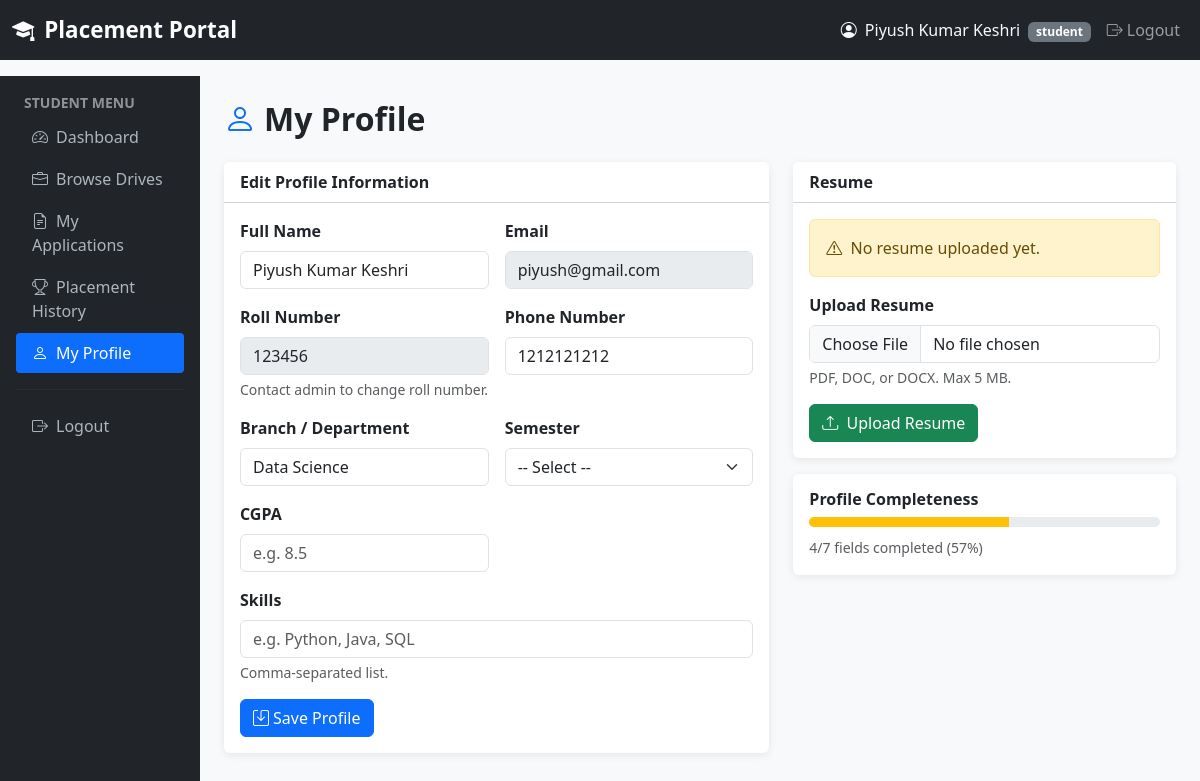
The app's page /student/profile (signed in) with its own data.
### tables this page shows
CREATE TABLE user (
            id         INTEGER PRIMARY KEY AUTOINCREMENT,
            name       TEXT    NOT NULL,
            email      TEXT    NOT NULL UNIQUE,
            password   TEXT    NOT NULL,
            role       TEXT    NOT NULL CHECK(role IN ('admin','company','student')),
            is_active  INTEGER NOT NULL DEFAULT 1,
            created_at TEXT    DEFAULT (datetime('now'))
        );

CREATE TABLE student_profile (
            id             INTEGER PRIMARY KEY AUTOINCREMENT,
            user_id        INTEGER NOT NULL REFERENCES user(id),
            roll_number    TEXT    UNIQUE,
            branch         TEXT,
            semester       TEXT,
            cgpa           REAL,
            phone          TEXT,
            resume_file    TEXT,
            skills         TEXT,
            is_blacklisted INTEGER NOT NULL DEFAULT 0
        );

### app.py (the view, shortened to what this page needs)
@app.route("/student/profile", methods=["GET", "POST"])
@student_required
def student_profile():
    db = get_db()
    sp = db.execute("SELECT * FROM student_profile WHERE user_id=?",
                    (session["user_id"],)).fetchone()
    u  = db.execute("SELECT * FROM user WHERE id=?", (session["user_id"],)).fetchone()
    sp = db.execute("SELECT * FROM student_profile WHERE user_id=?",
                    (session["user_id"],)).fetchone()
    fields    = [sp["roll_number"], sp["branch"], sp["cgpa"],
                 sp["phone"], sp["skills"], sp["resume_file"]]
    pct_filled = sum(1 for f in fields if f) + 1
    pct_value  = str((pct_filled * 100) // 7) + "%"
    return render_template("student/profile.html",
        profile=sp, user=u, pct_filled=pct_filled, pct_value=pct_value)

### app.py (called while the page is built)
def get_db():
    if "db" not in g:
        g.db = sqlite3.connect(app.config["DATABASE"],
                               detect_types=sqlite3.PARSE_DECLTYPES)
        g.db.row_factory = sqlite3.Row
    return g.db

def student_required(f):
    @wraps(f)
    def decorated(*args, **kwargs):
        if session.get("user_role") != "student":
            flash("Access denied.", "danger")
            return redirect(url_for("login"))
        return f(*args, **kwargs)
    return decorated

### templates/student/profile.html (shortened to what this page needs)
{% extends "base.html" %}
{% block content %}
<div class="container-fluid">
  <div class="row">
    <div class="col-md-2 sidebar p-3 d-none d-md-block">
      <p class="text-white-50 small fw-bold text-uppercase px-2 mb-1">Student Menu</p>
      <a href="{{ url_for('student_dashboard') }}"><i class="bi bi-speedometer2 me-2"></i>Dashboard</a>
      <a href="{{ url_for('student_drives') }}"><i class="bi bi-briefcase me-2"></i>Browse Drives</a>
      <a href="{{ url_for('student_applications') }}"><i class="bi bi-file-earmark-text me-2"></i>My Applications</a>
      <a href="{{ url_for('student_history') }}"><i class="bi bi-trophy me-2"></i>Placement History</a>
      <a href="{{ url_for('student_profile') }}" class="active"><i class="bi bi-person me-2"></i>My Profile</a>
      <hr style="border-color:#444;">
      <a href="{{ url_for('logout') }}"><i class="bi bi-box-arrow-right me-2"></i>Logout</a>
    </div>
    <div class="col-md-10 p-4">
      <h2 class="fw-bold mb-4"><i class="bi bi-person me-2 text-primary"></i>My Profile</h2>
      <div class="row g-4">
        <div class="col-lg-7">
          <div class="card">
            <div class="card-header bg-white fw-bold">Edit Profile Information</div>
            <div class="card-body">
              <form method="POST" action="{{ url_for('student_profile') }}">
                <div class="row g-3">
                  <div class="col-md-6">
                    <label class="form-label fw-semibold">Full Name</label>
                    <input type="text" name="name" class="form-control"
                           value="{{ session['user_name'] }}" required>
                  </div>
                  <div class="col-md-6">
                    <label class="form-label fw-semibold">Email</label>
                    <input type="email" class="form-control"
                           value="{{ user['email'] }}" disabled>
                  </div>
                  <div class="col-md-6">
                    <label class="form-label fw-semibold">Roll Number</label>
                    <input type="text" class="form-control"
                           value="{{ profile['roll_number'] or '' }}" disabled>
                    <div class="form-text">Contact admin to change roll number.</div>
                  </div>
                  <div class="col-md-6">
                    <label class="form-label fw-semibold">Phone Number</label>
                    <input type="tel" name="phone" class="form-control"
                           value="{{ profile['phone'] or '' }}">
                  </div>
                  <div class="col-md-6">
                    <label class="form-label fw-semibold">Branch / Department</label>
                    <input type="text" name="branch" class="form-control"
                           value="{{ profile['branch'] or '' }}"
                           placeholder="e.g. Computer Science">
                  </div>
                  <div class="col-md-6">
                    <label class="form-label fw-semibold">Semester</label>
                    <select name="semester" class="form-select">
                      <option value="">-- Select --</option>
                    </select>
                  </div>
                  <div class="col-md-6">
                    <label class="form-label fw-semibold">CGPA</label>
                    <input type="number" name="cgpa" class="form-control"
                           step="0.01" min="0" max="10"
                           value="{{ profile['cgpa'] or '' }}"
                           placeholder="e.g. 8.5">
                  </div>
                  <div class="col-12">
                    <label class="form-label fw-semibold">Skills</label>
                    <input type="text" name="skills" class="form-control"
                           value="{{ profile['skills'] or '' }}"
                           placeholder="e.g. Python, Java, SQL">
                    <div class="form-text">Comma-separated list.</div>
                  </div>
                </div>
                <button type="submit" class="btn btn-primary mt-3">
                  <i class="bi bi-save me-1"></i>Save Profile
                </button>
              </form>
            </div>
          </div>
        </div>
        <div class="col-lg-5">
          <div class="card">
            <div class="card-header bg-white fw-bold">Resume</div>
            <div class="card-body">
              {% if profile['resume_file'] %}
              <div class="alert alert-success d-flex align-items-center mb-3">
                <i class="bi bi-file-earmark-check-fill me-2 fs-4"></i>
                <div>
                  Resume uploaded.<br>
                  <a href="{{ url_for('static', filename='uploads/resumes/' + profile['resume_file']) }}"
                     target="_blank" class="alert-link">View Current Resume</a>
                </div>
              </div>
              {% else %}
              <div class="alert alert-warning mb-3">
                <i class="bi bi-exclamation-triangle me-1"></i>
                No resume uploaded yet.
              </div>
              {% endif %}
              <form method="POST" action="{{ url_for('student_upload_resume') }}"
                    enctype="multipart/form-data">
                <div class="mb-3">
                  <label class="form-label fw-semibold">Upload Resume</label>
                  <input type="file" name="resume" class="form-control"
                         accept=".pdf,.doc,.docx" required>
                  <div class="form-text">PDF, DOC, or DOCX. Max 5 MB.</div>
                </div>
                <button type="submit" class="btn btn-success">
                  <i class="bi bi-upload me-1"></i>
                  {{ 'Replace Resume' if profile['resume_file'] else 'Upload Resume' }}
                </button>
              </form>
            </div>
          </div>
          <div class="card mt-3">
            <div class="card-body">
              <h6 class="fw-bold">Profile Completeness</h6>
              <div class="progress mb-2" style="height:10px;">
                <div id="pct-bar"
                  class="progress-bar {% if pct_filled >= 6 %}bg-success{% elif pct_filled >= 4 %}bg-warning{% else %}bg-danger{% endif %}"
                  role="progressbar"
                  data-width="{{ pct_value }}">
                </div>
              </div>
              <small class="text-muted">{{ pct_filled }}/7 fields completed ({{ pct_value }})</small>
            </div>
          </div>
        </div>
      </div>
    </div>
  </div>
</div>
{% endblock %}

### templates/base.html (shortened to what this page needs)
<!DOCTYPE html>
<html lang="en">
<head>
  <link href="https://cdn.jsdelivr.net/npm/bootstrap@5.3.0/dist/css/bootstrap.min.css" rel="stylesheet"/>
  <link href="https://cdn.jsdelivr.net/npm/bootstrap-icons@1.11.0/font/bootstrap-icons.css" rel="stylesheet"/>
</head>
<body>
<nav class="navbar navbar-expand-lg navbar-dark bg-dark">
  <div class="container-fluid">
    <a class="navbar-brand" href="{{ url_for('home') }}">
      <i class="bi bi-mortarboard-fill me-1"></i> Placement Portal
    </a>
    <div class="collapse navbar-collapse" id="navbarNav">
      <ul class="navbar-nav ms-auto">
        {% if session.get('user_id') %}
          <li class="nav-item">
            <span class="nav-link text-light">
              <i class="bi bi-person-circle me-1"></i>
              {{ session.get('user_name','') }}
              <span class="badge bg-secondary ms-1">{{ session.get('user_role','') }}</span>
            </span>
          </li>
          <li class="nav-item">
            <a class="nav-link" href="{{ url_for('logout') }}">
              <i class="bi bi-box-arrow-right me-1"></i>Logout
            </a>
          </li>
        {% endif %}
      </ul>
    </div>
  </div>
</nav>
{% block content %}{% endblock %}
</body>
</html>

### templates/base.html (style rules this page uses)
body { background-color: #f8f9fa; }
.navbar-brand { font-weight: 700; font-size: 1.4rem; }
.sidebar { min-height: 100vh; background: #212529; padding-top: 1rem; }
.sidebar a { color: #adb5bd; text-decoration: none; display: block; padding: .5rem 1rem; border-radius: .25rem; margin-bottom:2px; }
.sidebar a:hover, .sidebar a.active { background: #0d6efd; color: #fff; }
.card { box-shadow: 0 2px 8px rgba(0,0,0,.08); border: none; }

### records on screen
user: get "Piyush Kumar Keshri", get "student", email "piyush@gmail.com"
student_profile: roll_number "123456", phone "1212121212", branch "Data Science"

### other values on screen
{{ 'Replace Resume' if profile['resume_file'] else 'Upload Resume' }} "Upload Resume"
{{ pct_filled }} "4"
{{ pct_value }} "57%"
